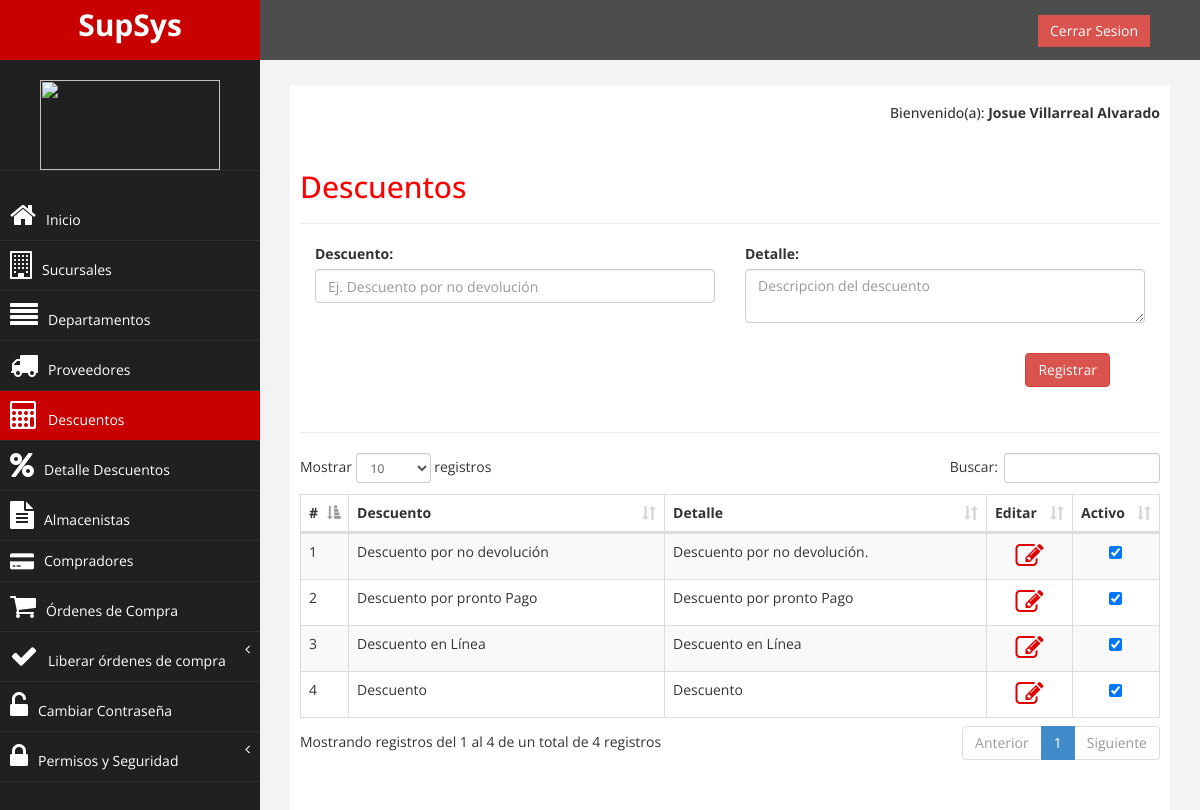
Page /descuentos/index.php (signed in) on the committed database.
### tables this page shows
CREATE TABLE `descuentos` (
  `id` int(11) NOT NULL AUTO_INCREMENT,
  `descuentos` text,
  `detalle` text,
  `fecha` date DEFAULT NULL,
  `hora` time DEFAULT NULL,
  `activo` int(11) DEFAULT NULL,
  `usuario` int(11) DEFAULT NULL,
  PRIMARY KEY (`id`)
);

### descuentos/tabla_modulos.php (the view, shortened to what this page needs)
<?php
include '../configuracion/conexion.php';
	$qry = "SELECT id, descuentos, detalle, activo FROM descuentos";
	$consulta = mysqli_query($conexion, $qry);
 ?>
	<div class="table-responsive">
		<table id="example" class="table table-striped table-bordered" cellspacing="0" width="100%">
	        <thead>
	            <tr>
	                <th width="5%">#</th>
	                <th>Descuento</th>
	                <th>Detalle</th>
	                <th width="10%">Editar</th>
	                <th width="10%">Activo</th>
	            </tr>
	        </thead>
	        <tbody>
	        <?php
	        	while($row = mysqli_fetch_array($consulta))
				{	?>
					<tr>
						<td>
							<?php echo $row[0]; ?>
						</td>
						<td>
							<?php echo $row[1]; ?>
						</td>
						<td>
							<?php echo $row[2]; ?>
						</td>
						<td align="center">
							<a href="formulario_editar.php?id=<?php echo $row[0] ?>"><i class="fa fa-pencil-square-o fa-2x color-icono" aria-hidden="true"></i></a>
						</td>
						<td align="center">
						<?php
						if ($row[3]==1) {
							$valor = "checked";
						}
						?>
							<?php echo "<input type='checkbox' id='status' $valor onclick='OnChangeCheckbox (this)' data-id='$row[0]'/>"; ?>
						</td>
					</tr>
				<?php
				}
				 ?>
	        </tbody>
		</table>
	</div>

### assets/css/custom.css (style rules this page uses)
body { font-family: 'Open Sans', sans-serif; }

### assets/css/demo.css (style rules this page uses)
* { margin: 0; padding: 0; }
a { color: #fff; text-decoration: none; }

### assets/css/personal.css (style rules this page uses)
.color-icono { color:#DF0101; }

### rows in the picture
descuentos: id "1", descuentos "Descuento por no devolución", detalle "Descuento por no devolución."
descuentos: id "2", descuentos "Descuento por pronto Pago", detalle "Descuento por pronto Pago"
descuentos: id "3", descuentos "Descuento en Línea", detalle "Descuento en Línea"
descuentos: id "4", descuentos "Descuento", detalle "Descuento"

### other values in the picture
$nombre "Josue Villarreal Alvarado"
